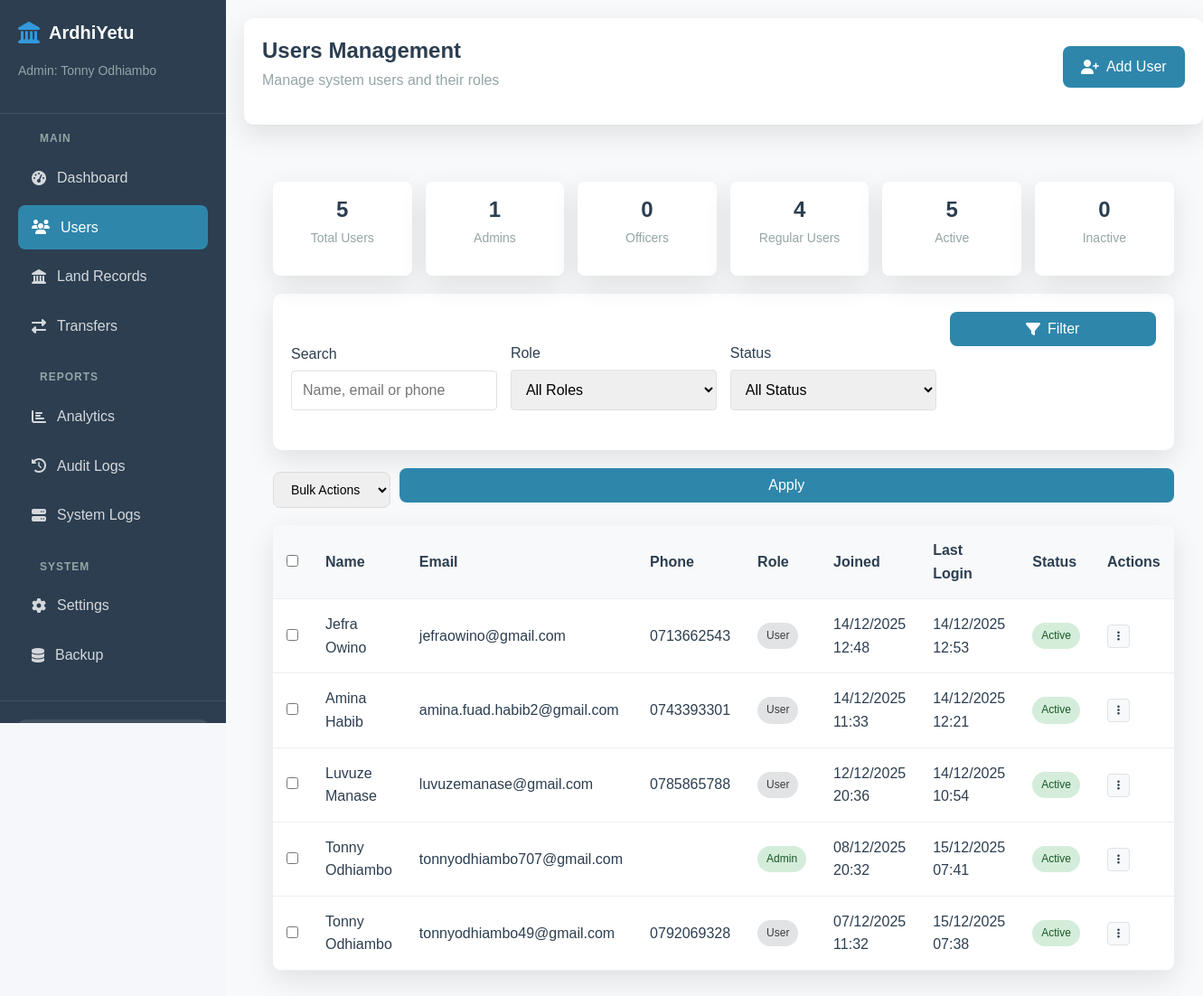
/admin/users.php (signed in), run on the app's committed database.
### tables this page shows
CREATE TABLE `users` (
  `user_id` int(11) NOT NULL AUTO_INCREMENT,
  `name` varchar(100) NOT NULL,
  `email` varchar(100) NOT NULL,
  `phone` varchar(15) NOT NULL,
  `id_number` varchar(20) NOT NULL,
  `password` varchar(255) NOT NULL,
  `date_of_birth` date DEFAULT NULL,
  `gender` enum('male','female','other','prefer_not_to_say') DEFAULT NULL,
  `address` text DEFAULT NULL,
  `county` varchar(100) DEFAULT NULL,
  `security_question` varchar(255) DEFAULT NULL,
  `security_answer` varchar(255) DEFAULT NULL,
  `verification_token` varchar(64) DEFAULT NULL,
  `is_active` tinyint(1) DEFAULT 0,
  `is_verified` tinyint(1) DEFAULT 0,
  `verification_date` timestamp NULL DEFAULT NULL,
  `last_login` timestamp NULL DEFAULT NULL,
  `failed_attempts` int(11) DEFAULT 0,
  `remember_token` varchar(64) DEFAULT NULL,
  `newsletter_subscribed` tinyint(1) DEFAULT 1,
  `marketing_consent` tinyint(1) DEFAULT 0,
  `role` enum('admin','officer','user') DEFAULT 'user',
  `created_at` timestamp NOT NULL DEFAULT current_timestamp(),
  `updated_at` timestamp NOT NULL DEFAULT current_timestamp() ON UPDATE current_timestamp(),
  PRIMARY KEY (`user_id`),
  UNIQUE KEY `email` (`email`),
  UNIQUE KEY `id_number` (`id_number`),
  KEY `idx_email` (`email`),
  KEY `idx_phone` (`phone`),
  KEY `idx_id_number` (`id_number`),
  KEY `idx_county` (`county`),
  KEY `idx_role` (`role`),
  KEY `idx_status` (`is_active`,`is_verified`),
  KEY `idx_user_composite` (`is_active`,`is_verified`,`role`,`county`)
);

### includes/functions.php (called while the page is built, shortened)
<?php
function format_date($date) {
    return date('d/m/Y H:i', strtotime($date));
}
function get_setting($key, $default = null) {
    global $conn;
    $key = mysqli_real_escape_string($conn, $key);
    $sql = "SELECT setting_value FROM system_settings WHERE setting_key = '$key'";
    $result = mysqli_query($conn, $sql);
    return $default;
}
function paginate($page, $items_per_page, $total_items) {
    $total_pages = ceil($total_items / $items_per_page);
    $page = max(1, min($page, $total_pages));
    $offset = ($page - 1) * $items_per_page;
    return [
        'page' => $page,
        'total_pages' => $total_pages,
        'offset' => $offset,
        'limit' => $items_per_page
    ];
}
?>

### public/admin/users.php (the view, shortened to what this page needs)
<?php
require_once '../../includes/init.php';
$page = isset($_GET['page']) ? (int)$_GET['page'] : 1;
$search = isset($_GET['search']) ? mysqli_real_escape_string($conn, $_GET['search']) : '';
$where = [];
$params = [];
$types = '';
$where_clause = $where ? 'WHERE ' . implode(' AND ', $where) : '';
$count_sql = "SELECT COUNT(*) as total FROM users $where_clause";
$count_stmt = mysqli_prepare($conn, $count_sql);
mysqli_stmt_execute($count_stmt);
$count_result = mysqli_stmt_get_result($count_stmt);
$total_users = mysqli_fetch_assoc($count_result)['total'];
$items_per_page = get_setting('items_per_page', 20);
$pagination = paginate($page, $items_per_page, $total_users);
$sql = "SELECT * FROM users $where_clause ORDER BY created_at DESC LIMIT ?, ?";
$types .= 'ii';
$params[] = $pagination['offset'];
$params[] = $pagination['limit'];
$stmt = mysqli_prepare($conn, $sql);
if ($params) {
    mysqli_stmt_bind_param($stmt, $types, ...$params);
}
mysqli_stmt_execute($stmt);
$users = mysqli_stmt_get_result($stmt);
$stats_sql = "
    SELECT
        COUNT(*) as total,
        SUM(CASE WHEN role = 'admin' THEN 1 ELSE 0 END) as admins,
        SUM(CASE WHEN role = 'officer' THEN 1 ELSE 0 END) as officers,
        SUM(CASE WHEN role = 'user' THEN 1 ELSE 0 END) as users,
        SUM(CASE WHEN is_active = 1 THEN 1 ELSE 0 END) as active,
        SUM(CASE WHEN is_active = 0 THEN 1 ELSE 0 END) as inactive
    FROM users
";
$stats_result = mysqli_query($conn, $stats_sql);
$stats = mysqli_fetch_assoc($stats_result);
?>
<!DOCTYPE html>
<html lang="en">
<head>
    <link rel="stylesheet" href="../../assets/css/style.css">
    <link rel="stylesheet" href="../../assets/css/admin-styles.css">
    <link rel="stylesheet" href="https://cdnjs.cloudflare.com/ajax/libs/font-awesome/6.4.0/css/all.min.css">
</head>
<body>
    <div class="admin-container">
        <?php include 'sidebar.php'; ?>
        <main class="admin-main">
            <header class="admin-header">
                <div class="header-left">
                    <h1>Users Management</h1>
                    <p>Manage system users and their roles</p>
                </div>
                <div class="header-right">
                    <a href="users.php?action=add" class="btn btn-primary">
                        <i class="fas fa-user-plus"></i> Add User
                    </a>
                </div>
            </header>
            <div class="admin-content">
                <div class="stats-cards">
                    <div class="stat-mini">
                        <h4><?php echo $stats['total']; ?></h4>
                        <p>Total Users</p>
                    </div>
                    <div class="stat-mini">
                        <h4><?php echo $stats['admins']; ?></h4>
                        <p>Admins</p>
                    </div>
                    <div class="stat-mini">
                        <h4><?php echo $stats['officers']; ?></h4>
                        <p>Officers</p>
                    </div>
                    <div class="stat-mini">
                        <h4><?php echo $stats['users']; ?></h4>
                        <p>Regular Users</p>
                    </div>
                    <div class="stat-mini">
                        <h4><?php echo $stats['active']; ?></h4>
                        <p>Active</p>
                    </div>
                    <div class="stat-mini">
                        <h4><?php echo $stats['inactive']; ?></h4>
                        <p>Inactive</p>
                    </div>
                </div>
                <div class="filters">
                    <form method="GET" class="filter-form">
                        <div class="form-group">
                            <label for="search">Search</label>
                            <input type="text" id="search" name="search" class="form-control"
                                   placeholder="Name, email or phone" value="<?php echo htmlspecialchars($search); ?>">
                        </div>
                        <div class="form-group">
                            <label for="role">Role</label>
                            <select id="role" name="role" class="form-control">
                                <option value="">All Roles</option>
                            </select>
                        </div>
                        <div class="form-group">
                            <label for="status">Status</label>
                            <select id="status" name="status" class="form-control">
                                <option value="">All Status</option>
                            </select>
                        </div>
                        <div class="form-group">
                            <button type="submit" class="btn btn-primary">
                                <i class="fas fa-filter"></i> Filter
                            </button>
                            <a href="users.php" class="btn" style="margin-top: 5px;">
                                <i class="fas fa-times"></i> Clear
                            </a>
                        </div>
                    </form>
                </div>
                <form method="POST" id="bulk-form">
                    <div class="bulk-actions">
                        <select name="bulk_action" class="form-control" style="width: auto;">
                            <option value="">Bulk Actions</option>
                        </select>
                        <button type="submit" class="btn btn-primary">Apply</button>
                    </div>
                    <div class="table-card">
                        <div class="table-content">
                            <table class="data-table">
                                <thead>
                                    <tr>
                                        <th width="50">
                                            <input type="checkbox" id="select-all">
                                        </th>
                                        <th>Name</th>
                                        <th>Email</th>
                                        <th>Phone</th>
                                        <th>Role</th>
                                        <th>Joined</th>
                                        <th>Last Login</th>
                                        <th>Status</th>
                                        <th>Actions</th>
                                    </tr>
                                </thead>
                                <tbody>
                                    <?php if (mysqli_num_rows($users) > 0): ?>
                                        <?php while ($user = mysqli_fetch_assoc($users)): ?>
                                            <tr>
                                                <td>
                                                    <input type="checkbox" name="user_ids[]" value="<?php echo $user['user_id']; ?>" class="user-checkbox">
                                                </td>
                                                <td><?php echo htmlspecialchars($user['name']); ?></td>
                                                <td><?php echo htmlspecialchars($user['email']); ?></td>
                                                <td><?php echo htmlspecialchars($user['phone'] ?? 'N/A'); ?></td>
                                                <td>
                                                    <span class="role-badge role-<?php echo $user['role']; ?>">
                                                        <?php echo ucfirst($user['role']); ?>
                                                    </span>
                                                </td>
                                                <td><?php echo format_date($user['created_at']); ?></td>
                                                <td><?php echo $user['last_login'] ? format_date($user['last_login']) : 'Never'; ?></td>
                                                <td>
                                                    <span class="status-badge <?php echo $user['is_active'] ? 'status-active' : 'status-inactive'; ?>">
                                                        <?php echo $user['is_active'] ? 'Active' : 'Inactive'; ?>
                                                    </span>
                                                </td>
                                                <td>
                                                    <div class="action-dropdown">
                                                        <button class="btn-small">
                                                            <i class="fas fa-ellipsis-v"></i>
                                                        </button>
                                                    </div>
                                                </td>
                                            </tr>
                                        <?php endwhile; ?>
                                    <?php endif; ?>
                                </tbody>
                            </table>
                        </div>
                    </div>
                </form>
            </div>
        </main>
    </div>
</body>
</html>

### assets/css/style.css (style rules this page uses)
* { margin: 0; padding: 0; box-sizing: border-box; }
:root { --primary-color: #2c3e50; --secondary-color: #3498db; --accent-color: #e74c3c; --success-color: #27ae60; --warning-color: #f39c12; --danger-color: #e74c3c; --light-color: #ecf0f1; --dark-color: #2c3e50; --gray-color: #95a5a6; --light-gray: #f8f9fa; --border-color: #dee2e6; --shadow: 0 2px 10px rgba(0, 0, 0, 0.1); --transition: all 0.3s ease; }
body { font-family: 'Segoe UI', Tahoma, Geneva, Verdana, sans-serif; line-height: 1.6; color: var(--dark-color); background-color: var(--light-gray); }
h1, h2, h3, h4, h5, h6 { font-weight: 600; line-height: 1.3; margin-bottom: 1rem; color: var(--primary-color); }
h1 { font-size: 2.5rem; }
h4 { font-size: 1.5rem; }
p { margin-bottom: 1rem; }
a { color: var(--secondary-color); text-decoration: none; transition: var(--transition); }
.btn { display: inline-block; padding: 0.5rem 1.5rem; background-color: var(--secondary-color); color: white; border: none; border-radius: 4px; cursor: pointer; font-size: 1rem; font-weight: 500; text-align: center; transition: var(--transition); text-decoration: none; }
.btn-small { padding: 0.25rem 0.75rem; font-size: 0.875rem; }
.form-group { margin-bottom: 1.5rem; }
.form-group label { display: block; margin-bottom: 0.5rem; font-weight: 500; color: var(--primary-color); }
.form-group input, .form-group select, .form-group textarea { width: 100%; padding: 0.75rem; border: 1px solid var(--border-color); border-radius: 4px; font-size: 1rem; transition: var(--transition); }
.data-table { width: 100%; border-collapse: collapse; background-color: white; }
.data-table th, .data-table td { padding: 1rem; text-align: left; border-bottom: 1px solid var(--border-color); }
.data-table th { background-color: var(--light-gray); font-weight: 600; color: var(--primary-color); }
.status-badge { display: inline-block; padding: 0.25rem 0.75rem; border-radius: 20px; font-size: 0.875rem; font-weight: 500; }
.status-active { background-color: #d4edda; color: #155724; }
.role-badge { display: inline-block; padding: 0.25rem 0.75rem; border-radius: 20px; font-size: 0.875rem; font-weight: 500; }
.role-user { background-color: #e3f2fd; color: #1565c0; }
.role-admin { background-color: #ffebee; color: #c62828; }
.admin-container { display: flex; min-height: 100vh; }
.admin-main { flex: 1; background-color: var(--light-gray); }
.admin-header { background-color: white; padding: 1.5rem 2rem; border-bottom: 1px solid var(--border-color); display: flex; justify-content: space-between; align-items: center; }
.admin-content { padding: 2rem; }

### public/admin/users.php (style rules this page uses)
.bulk-actions { display: flex; gap: 10px; margin-bottom: 15px; align-items: center; }

### data on the page
users: name "Jefra Owino", email "jefraowino@gmail.com", phone "0713662543", role "User", created_at "14/12/2025 12:48", last_login "14/12/2025 12:53", is_active "Active"
users: name "Amina Habib", email "amina.fuad.habib2@gmail.com", phone "0743393301", role "User", created_at "14/12/2025 11:33", last_login "14/12/2025 12:21", is_active "Active"
users: name "Luvuze Manase", email "luvuzemanase@gmail.com", phone "0785865788", role "User", created_at "12/12/2025 20:36", last_login "14/12/2025 10:54", is_active "Active"
users: name "Tonny Odhiambo", email "tonnyodhiambo707@gmail.com", role "Admin", created_at "08/12/2025 20:32", last_login "15/12/2025 07:41", is_active "Active"
users: name "Tonny Odhiambo", email "tonnyodhiambo49@gmail.com", phone "0792069328", role "User", created_at "07/12/2025 11:32", last_login "15/12/2025 07:38", is_active "Active"

### other printed values
$_SESSION['name'] "Tonny Odhiambo"
$stats['total'] "5"
$stats['admins'] "1"
$stats['officers'] "0"
$stats['users'] "4"
$stats['active'] "5"
$stats['inactive'] "0"
